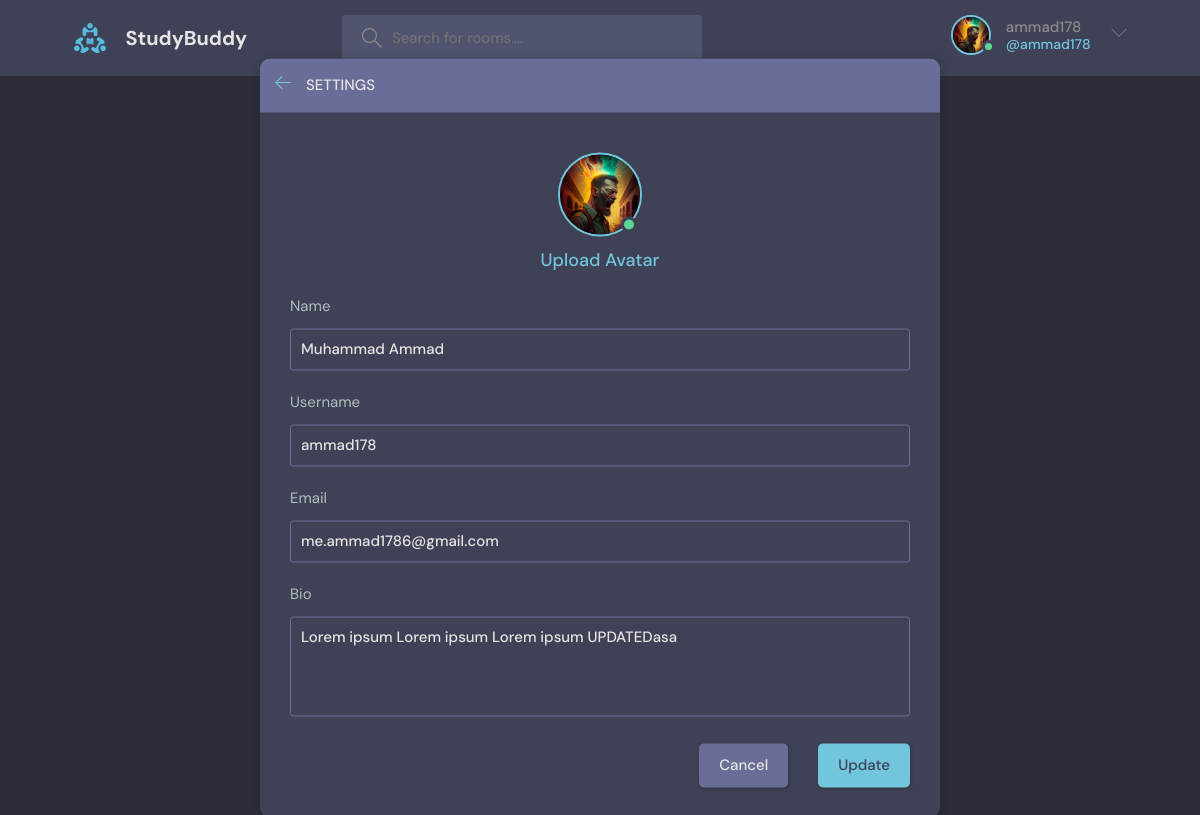
The app's page /setting/ (signed in) with its own data.
### base/models.py (models this page shows)
class User(AbstractUser):
    name=models.CharField(max_length=200,null=True)
    email=models.EmailField(unique=True)
    bio=models.TextField(null=True)
    avatar=models.ImageField(null=True,default="avatar.svg")
    USERNAME_FIELD='email'
    REQUIRED_FIELDS=[]

### base/views.py (the view)
# urls.py: path('setting/', views.userSetting,name="update-user"),
@login_required(login_url='/login')
def userSetting(request):
    user=request.user
    imgUrl=request.user.avatar.url
    form=UserForm(instance=user)
    if request.method=='POST':
        form=UserForm(request.POST , request.FILES, instance=user)
        if form.is_valid:
            form.save()
            return redirect('user-profile',pk=user.id)
    context={'form':form,'imgUrl':imgUrl}
    return render(request,'base/settings.html',context)

### base/forms.py
class UserForm(ModelForm):
    class Meta:
        model=User
        fields=['avatar','name','username','email','bio']

### base/templates/base/settings.html (shortened to what this page needs)
{% extends 'main.html' %} {% block Content %}
<main class="create-room layout">
  <div class="container">
    <div class="layout__box">
      <div class="layout__boxHeader">
        <div class="layout__boxTitle">
          <a href="index.html">
            <svg
              version="1.1"
              xmlns="http://www.w3.org/2000/svg"
              width="32"
              height="32"
              viewBox="0 0 32 32"
            >
              <title>arrow-left</title>
              <path
                d="M13.723 2.286l-13.723 13.714 13.719 13.714 1.616-1.611-10.96-10.96h27.625v-2.286h-27.625l10.965-10.965-1.616-1.607z"
              ></path>
            </svg>
          </a>
          <h3>Settings</h3>
        </div>
      </div>
      <div class="settings layout__body">
        <div class="settings__avatar">
          <div class="avatar avatar--large active">
            <img src="{{imgUrl}}" id="preview-avatar" />
          </div>
        </div>
        <form
          class="form"
          action=""
          method="POST"
          enctype="multipart/form-data"
        >
          <div class="form__group form__avatar">
            <label for="avatar">Upload Avatar</label>
          </div>
          <div class="form__group">
            <label for="{{form.name.label}}">{{form.name.label}}</label>
            {{form.name}}
          </div>
          <div class="form__group">
            <label for="username">{{form.username.label}}</label>
            {{form.username}}
          </div>
          <div class="form__group">
            <label for="username">{{form.email.label}}</label>
            {{form.email}}
          </div>
          <div class="form__group">
            <label for="username">{{form.bio.label}}</label>
            {{form.bio}}
          </div>
          <div class="form__action">
            <a class="btn btn--dark" href="{% url 'home' %}">Cancel</a>
            <button class="btn btn--main" type="submit">Update</button>
          </div>
        </form>
      </div>
    </div>
  </div>
</main>
{% endblock Content %}

### templates/navbar.html (shortened to what this page needs)
{% load static %}
<header class="header header--loggedIn">
  <div class="container">
    <a href="{% url 'home' %}" class="header__logo">
      <img src="{% static 'images/logo.svg' %}" />
      <h1>StudyBuddy</h1>
    </a>
    <form method="GET" action="{% url 'home' %}" class="header__search">
      <label>
        <input type="text" name="q" placeholder="Search for rooms...." />
      </label>
    </form>
    <nav class="header__menu">
      {% if request.user.is_authenticated %}
      <div class="header__user">
        <a href="{% url 'update-user'%}">
          <div class="avatar avatar--medium active">
            <img src="{{request.user.avatar.url}}" />
          </div>
          <p>
            {{request.user.username}}<span>@{{request.user.username}}</span>
          </p>
        </a>
        <button class="dropdown-button">
          <svg
            version="1.1"
            xmlns="http://www.w3.org/2000/svg"
            width="32"
            height="32"
            viewBox="0 0 32 32"
          >
            <title>chevron-down</title>
            <path d="M16 21l-13-13h-3l16 16 16-16h-3l-13 13z"></path>
          </svg>
        </button>
      </div>
      {% else %}
      <a href="{% url 'login' %}">
        <img src="{% static 'images/avatar.svg' %}" />
        <p><a href="{% url 'login' %}">Login</a></p>
      </a>
      {% endif %}
    </nav>
  </div>
</header>

### records on screen
User: user.avatar (picture), user.username "ammad178", name "Muhammad Ammad", username "ammad178", email "me.ammad1786@gmail.com", bio "Lorem ipsum Lorem ipsum Lorem ipsum UPDATEDasa"
